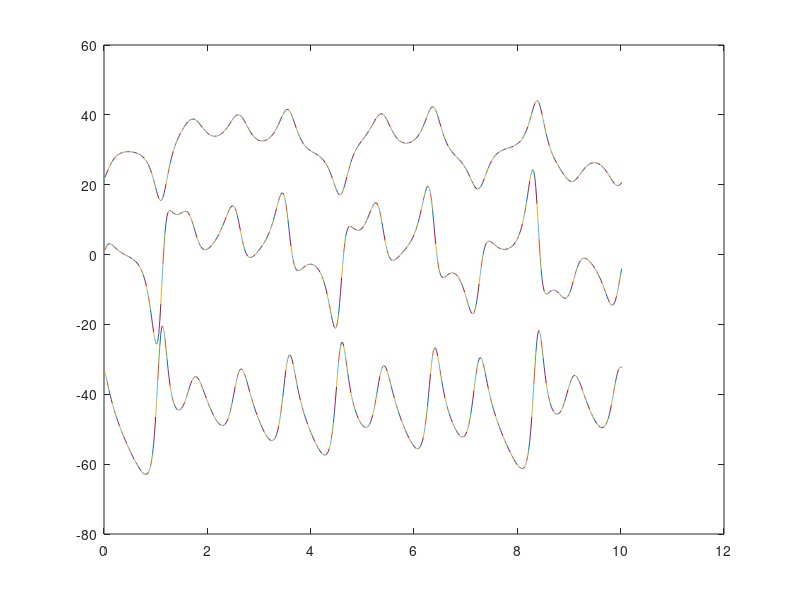
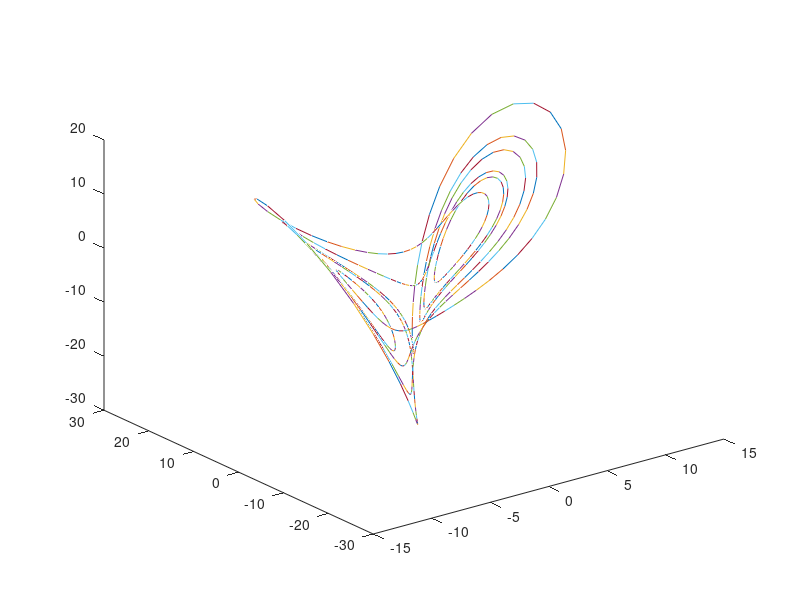

Write MATLAB code to recreate these figures, in order.
function Lorenz                                      % Numerical Renaissance Codebase 1.0
% This function simulates the Lorenz equation using RK4.
% ---------- Initialize the simulation paramters (user input)  ----------
clear all;  h=0.02;  TimeSteps=500;  y=[-7.8657; 1.3039; 6.3850];
% --------------------------- end user input ---------------------------- 
clf; figure(1); clf;  figure(2); clf;
axis([-23 23 -23 23 -23 23]);  view(-45,30);
for TimeStep=1:TimeSteps
  k1=Computef(y);
  k2=Computef(y+(h/2)*k1);
  k3=Computef(y+(h/2)*k2);
  k4=Computef(y+h*k3);
  ynew=y+(h/6)*k1+(h/3)*(k2+k3)+(h/6)*k4;
  figure(1);
  plot([TimeStep TimeStep+1]*h,[y(1) ynew(1)]+30, ...
       [TimeStep TimeStep+1]*h,[y(2) ynew(2)], ...
       [TimeStep TimeStep+1]*h,[y(3) ynew(3)]-40); hold on;
  figure(2);
  plot3([y(1) ynew(1)],[y(2) ynew(2)],[y(3) ynew(3)]); hold on;
  pause(0.0001);
  y=ynew;
end;  y,  % print -deps lorenz.eps
end % function Lorenz

function f=Computef(y)
sigma=4; b=1; r=48;  % set the Lorenz parameters here.
f=[sigma*(y(2)-y(1));  -y(2)-y(1)*y(3);  -b*y(3)+y(1)*y(2)-b*r];
end % function Computef
